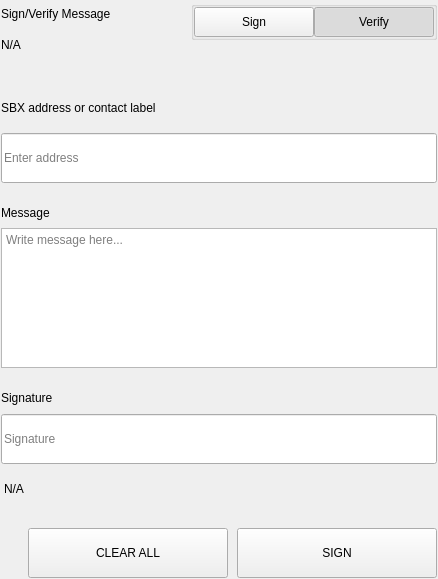
<?xml version="1.0" encoding="UTF-8"?>
<ui version="4.0">
 <class>SettingsSignMessageWidgets</class>
 <widget class="QWidget" name="SettingsSignMessageWidgets">
  <property name="geometry">
   <rect>
    <x>0</x>
    <y>0</y>
    <width>438</width>
    <height>579</height>
   </rect>
  </property>
  <property name="windowTitle">
   <string>Form</string>
  </property>
  <layout class="QVBoxLayout" name="verticalLayout">
   <property name="spacing">
    <number>0</number>
   </property>
   <property name="leftMargin">
    <number>0</number>
   </property>
   <property name="topMargin">
    <number>0</number>
   </property>
   <property name="rightMargin">
    <number>0</number>
   </property>
   <property name="bottomMargin">
    <number>0</number>
   </property>
   <item>
    <widget class="QWidget" name="left" native="true">
     <layout class="QVBoxLayout" name="verticalLayout_3">
      <property name="leftMargin">
       <number>0</number>
      </property>
      <property name="topMargin">
       <number>0</number>
      </property>
      <property name="rightMargin">
       <number>0</number>
      </property>
      <property name="bottomMargin">
       <number>0</number>
      </property>
      <item>
       <widget class="QWidget" name="container_sign" native="true">
        <layout class="QVBoxLayout" name="verticalLayout_2">
         <property name="spacing">
          <number>0</number>
         </property>
         <property name="leftMargin">
          <number>1</number>
         </property>
         <property name="topMargin">
          <number>1</number>
         </property>
         <property name="rightMargin">
          <number>1</number>
         </property>
         <property name="bottomMargin">
          <number>1</number>
         </property>
         <item>
          <layout class="QHBoxLayout" name="horizontalLayout_3" stretch="3,1">
           <property name="spacing">
            <number>40</number>
           </property>
           <item>
            <layout class="QVBoxLayout" name="verticalLayoutTitle">
             <property name="spacing">
              <number>5</number>
             </property>
             <item>
              <widget class="QLabel" name="labelTitle">
               <property name="text">
                <string>Sign/Verify Message</string>
               </property>
              </widget>
             </item>
             <item>
              <widget class="QLabel" name="labelSubtitle1">
               <property name="text">
                <string notr="true">N/A</string>
               </property>
               <property name="wordWrap">
                <bool>true</bool>
               </property>
              </widget>
             </item>
            </layout>
           </item>
           <item alignment="Qt::AlignRight|Qt::AlignTop">
            <widget class="QWidget" name="containerSwitch" native="true">
             <property name="styleSheet">
              <string notr="true">#containerSwitch{
	padding-top:9px;
}</string>
             </property>
             <layout class="QVBoxLayout" name="verticalLayout_6">
              <property name="spacing">
               <number>4</number>
              </property>
              <property name="leftMargin">
               <number>0</number>
              </property>
              <property name="topMargin">
               <number>0</number>
              </property>
              <property name="rightMargin">
               <number>0</number>
              </property>
              <property name="bottomMargin">
               <number>0</number>
              </property>
              <item alignment="Qt::AlignRight">
               <widget class="QGroupBox" name="groupBox">
                <property name="sizePolicy">
                 <sizepolicy hsizetype="Fixed" vsizetype="Preferred">
                  <horstretch>0</horstretch>
                  <verstretch>0</verstretch>
                 </sizepolicy>
                </property>
                <property name="title">
                 <string/>
                </property>
                <property name="alignment">
                 <set>Qt::AlignRight|Qt::AlignTop|Qt::AlignTrailing</set>
                </property>
                <layout class="QHBoxLayout" name="horizontalLayout_4">
                 <property name="spacing">
                  <number>0</number>
                 </property>
                 <property name="leftMargin">
                  <number>0</number>
                 </property>
                 <property name="topMargin">
                  <number>0</number>
                 </property>
                 <property name="rightMargin">
                  <number>0</number>
                 </property>
                 <property name="bottomMargin">
                  <number>0</number>
                 </property>
                 <item>
                  <widget class="QPushButton" name="pushSign">
                   <property name="minimumSize">
                    <size>
                     <width>120</width>
                     <height>30</height>
                    </size>
                   </property>
                   <property name="maximumSize">
                    <size>
                     <width>120</width>
                     <height>30</height>
                    </size>
                   </property>
                   <property name="focusPolicy">
                    <enum>Qt::NoFocus</enum>
                   </property>
                   <property name="text">
                    <string>Sign</string>
                   </property>
                   <property name="checkable">
                    <bool>true</bool>
                   </property>
                   <property name="autoExclusive">
                    <bool>true</bool>
                   </property>
                  </widget>
                 </item>
                 <item>
                  <widget class="QPushButton" name="pushVerify">
                   <property name="minimumSize">
                    <size>
                     <width>120</width>
                     <height>30</height>
                    </size>
                   </property>
                   <property name="maximumSize">
                    <size>
                     <width>120</width>
                     <height>30</height>
                    </size>
                   </property>
                   <property name="focusPolicy">
                    <enum>Qt::NoFocus</enum>
                   </property>
                   <property name="text">
                    <string>Verify</string>
                   </property>
                   <property name="checkable">
                    <bool>true</bool>
                   </property>
                   <property name="checked">
                    <bool>true</bool>
                   </property>
                   <property name="autoExclusive">
                    <bool>true</bool>
                   </property>
                  </widget>
                 </item>
                </layout>
               </widget>
              </item>
              <item alignment="Qt::AlignHCenter|Qt::AlignTop">
               <widget class="QLabel" name="labelSubtitleSwitch">
                <property name="text">
                 <string/>
                </property>
                <property name="alignment">
                 <set>Qt::AlignRight|Qt::AlignTrailing|Qt::AlignVCenter</set>
                </property>
               </widget>
              </item>
             </layout>
            </widget>
           </item>
          </layout>
         </item>
         <item>
          <spacer name="verticalSpacer_2">
           <property name="orientation">
            <enum>Qt::Vertical</enum>
           </property>
           <property name="sizeType">
            <enum>QSizePolicy::Fixed</enum>
           </property>
           <property name="sizeHint" stdset="0">
            <size>
             <width>20</width>
             <height>40</height>
            </size>
           </property>
          </spacer>
         </item>
         <item>
          <widget class="QWidget" name="containerAddress" native="true">
           <property name="sizePolicy">
            <sizepolicy hsizetype="Preferred" vsizetype="Fixed">
             <horstretch>0</horstretch>
             <verstretch>0</verstretch>
            </sizepolicy>
           </property>
           <layout class="QVBoxLayout" name="verticalLayout_5" stretch="0,0">
            <property name="spacing">
             <number>15</number>
            </property>
            <property name="leftMargin">
             <number>0</number>
            </property>
            <property name="topMargin">
             <number>0</number>
            </property>
            <property name="rightMargin">
             <number>0</number>
            </property>
            <property name="bottomMargin">
             <number>0</number>
            </property>
            <item>
             <widget class="QLabel" name="labelSubtitleAddress">
              <property name="minimumSize">
               <size>
                <width>0</width>
                <height>20</height>
               </size>
              </property>
              <property name="maximumSize">
               <size>
                <width>16777215</width>
                <height>20</height>
               </size>
              </property>
              <property name="text">
               <string>SBX address or contact label</string>
              </property>
             </widget>
            </item>
            <item>
             <widget class="QLineEdit" name="addressIn_SM">
              <property name="minimumSize">
               <size>
                <width>0</width>
                <height>50</height>
               </size>
              </property>
              <property name="maximumSize">
               <size>
                <width>16777215</width>
                <height>50</height>
               </size>
              </property>
              <property name="placeholderText">
               <string>Enter address</string>
              </property>
             </widget>
            </item>
           </layout>
          </widget>
         </item>
         <item>
          <spacer name="verticalSpacer_3">
           <property name="orientation">
            <enum>Qt::Vertical</enum>
           </property>
           <property name="sizeType">
            <enum>QSizePolicy::Fixed</enum>
           </property>
           <property name="sizeHint" stdset="0">
            <size>
             <width>20</width>
             <height>20</height>
            </size>
           </property>
          </spacer>
         </item>
         <item>
          <layout class="QVBoxLayout" name="verticalLayout_9">
           <property name="spacing">
            <number>5</number>
           </property>
           <item>
            <widget class="QLabel" name="labelSubtitleMessage">
             <property name="minimumSize">
              <size>
               <width>0</width>
               <height>20</height>
              </size>
             </property>
             <property name="maximumSize">
              <size>
               <width>16777215</width>
               <height>20</height>
              </size>
             </property>
             <property name="text">
              <string>Message</string>
             </property>
            </widget>
           </item>
           <item>
            <widget class="QPlainTextEdit" name="messageIn_SM">
             <property name="minimumSize">
              <size>
               <width>0</width>
               <height>140</height>
              </size>
             </property>
             <property name="maximumSize">
              <size>
               <width>16777215</width>
               <height>140</height>
              </size>
             </property>
             <property name="placeholderText">
              <string>Write message here...</string>
             </property>
            </widget>
           </item>
          </layout>
         </item>
         <item>
          <spacer name="verticalSpacer_4">
           <property name="orientation">
            <enum>Qt::Vertical</enum>
           </property>
           <property name="sizeType">
            <enum>QSizePolicy::Fixed</enum>
           </property>
           <property name="sizeHint" stdset="0">
            <size>
             <width>20</width>
             <height>20</height>
            </size>
           </property>
          </spacer>
         </item>
         <item>
          <widget class="QWidget" name="widget" native="true">
           <property name="minimumSize">
            <size>
             <width>0</width>
             <height>75</height>
            </size>
           </property>
           <property name="maximumSize">
            <size>
             <width>16777215</width>
             <height>16777215</height>
            </size>
           </property>
           <layout class="QVBoxLayout" name="verticalLayout_4">
            <property name="leftMargin">
             <number>0</number>
            </property>
            <property name="topMargin">
             <number>0</number>
            </property>
            <property name="rightMargin">
             <number>0</number>
            </property>
            <property name="bottomMargin">
             <number>0</number>
            </property>
            <item>
             <widget class="QLabel" name="labelSubtitleSignature">
              <property name="minimumSize">
               <size>
                <width>0</width>
                <height>20</height>
               </size>
              </property>
              <property name="maximumSize">
               <size>
                <width>16777215</width>
                <height>20</height>
               </size>
              </property>
              <property name="text">
               <string>Signature</string>
              </property>
             </widget>
            </item>
            <item>
             <widget class="QLineEdit" name="signatureOut_SM">
              <property name="minimumSize">
               <size>
                <width>0</width>
                <height>50</height>
               </size>
              </property>
              <property name="placeholderText">
               <string>Signature</string>
              </property>
             </widget>
            </item>
           </layout>
          </widget>
         </item>
         <item>
          <widget class="QLabel" name="statusLabel_SM">
           <property name="styleSheet">
            <string notr="true">padding-top:5px;</string>
           </property>
           <property name="text">
            <string notr="true">N/A</string>
           </property>
          </widget>
         </item>
         <item>
          <spacer name="verticalSpacer">
           <property name="orientation">
            <enum>Qt::Vertical</enum>
           </property>
           <property name="sizeType">
            <enum>QSizePolicy::Fixed</enum>
           </property>
           <property name="sizeHint" stdset="0">
            <size>
             <width>20</width>
             <height>20</height>
            </size>
           </property>
          </spacer>
         </item>
         <item>
          <layout class="QHBoxLayout" name="horizontalLayout_7">
           <property name="spacing">
            <number>9</number>
           </property>
           <item>
            <spacer name="horizontalSpacer_5">
             <property name="orientation">
              <enum>Qt::Horizontal</enum>
             </property>
             <property name="sizeType">
              <enum>QSizePolicy::Expanding</enum>
             </property>
             <property name="sizeHint" stdset="0">
              <size>
               <width>40</width>
               <height>20</height>
              </size>
             </property>
            </spacer>
           </item>
           <item>
            <widget class="QPushButton" name="pushButtonClear">
             <property name="minimumSize">
              <size>
               <width>200</width>
               <height>50</height>
              </size>
             </property>
             <property name="focusPolicy">
              <enum>Qt::NoFocus</enum>
             </property>
             <property name="text">
              <string>CLEAR ALL</string>
             </property>
            </widget>
           </item>
           <item>
            <widget class="QPushButton" name="pushButtonSave">
             <property name="minimumSize">
              <size>
               <width>200</width>
               <height>50</height>
              </size>
             </property>
             <property name="maximumSize">
              <size>
               <width>200</width>
               <height>50</height>
              </size>
             </property>
             <property name="focusPolicy">
              <enum>Qt::NoFocus</enum>
             </property>
             <property name="text">
              <string>SIGN</string>
             </property>
            </widget>
           </item>
          </layout>
         </item>
        </layout>
       </widget>
      </item>
     </layout>
    </widget>
   </item>
  </layout>
 </widget>
 <resources/>
 <connections/>
</ui>
